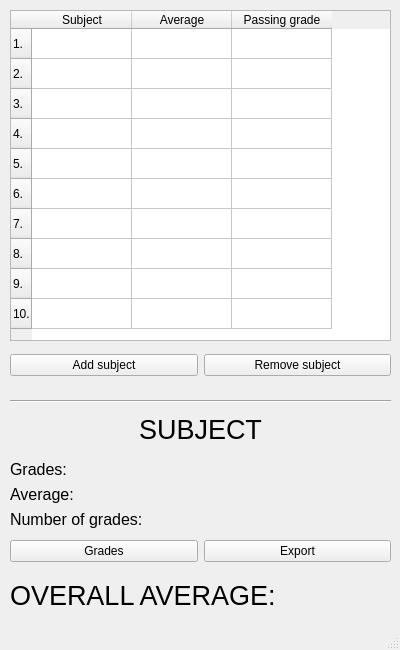
<?xml version="1.0" encoding="UTF-8"?>
<ui version="4.0">
 <class>MainWindow</class>
 <widget class="QMainWindow" name="MainWindow">
  <property name="geometry">
   <rect>
    <x>0</x>
    <y>0</y>
    <width>400</width>
    <height>650</height>
   </rect>
  </property>
  <property name="windowTitle">
   <string>MainWindow</string>
  </property>
  <widget class="QWidget" name="centralwidget">
   <widget class="QWidget" name="layoutWidget">
    <property name="geometry">
     <rect>
      <x>10</x>
      <y>10</y>
      <width>381</width>
      <height>331</height>
     </rect>
    </property>
    <layout class="QVBoxLayout" name="verticalLayout">
     <item>
      <widget class="QTableWidget" name="grades_tableWidget">
       <property name="showGrid">
        <bool>true</bool>
       </property>
       <property name="gridStyle">
        <enum>Qt::PenStyle::SolidLine</enum>
       </property>
       <attribute name="horizontalHeaderVisible">
        <bool>true</bool>
       </attribute>
       <attribute name="horizontalHeaderDefaultSectionSize">
        <number>100</number>
       </attribute>
       <row>
        <property name="text">
         <string>1.</string>
        </property>
       </row>
       <row>
        <property name="text">
         <string>2.</string>
        </property>
       </row>
       <row>
        <property name="text">
         <string>3.</string>
        </property>
       </row>
       <row>
        <property name="text">
         <string>4.</string>
        </property>
       </row>
       <row>
        <property name="text">
         <string>5.</string>
        </property>
       </row>
       <row>
        <property name="text">
         <string>6.</string>
        </property>
       </row>
       <row>
        <property name="text">
         <string>7.</string>
        </property>
       </row>
       <row>
        <property name="text">
         <string>8.</string>
        </property>
       </row>
       <row>
        <property name="text">
         <string>9.</string>
        </property>
       </row>
       <row>
        <property name="text">
         <string>10.</string>
        </property>
       </row>
       <column>
        <property name="text">
         <string>Subject</string>
        </property>
       </column>
       <column>
        <property name="text">
         <string>Average</string>
        </property>
       </column>
       <column>
        <property name="text">
         <string>Passing grade</string>
        </property>
       </column>
       <item row="0" column="0">
        <property name="text">
         <string/>
        </property>
       </item>
       <item row="0" column="1">
        <property name="text">
         <string/>
        </property>
        <property name="textAlignment">
         <set>AlignCenter</set>
        </property>
       </item>
      </widget>
     </item>
    </layout>
   </widget>
   <widget class="QWidget" name="layoutWidget">
    <property name="geometry">
     <rect>
      <x>10</x>
      <y>350</y>
      <width>381</width>
      <height>31</height>
     </rect>
    </property>
    <layout class="QHBoxLayout" name="horizontalLayout">
     <item>
      <widget class="QPushButton" name="addSubject_mainWindow">
       <property name="text">
        <string>Add subject</string>
       </property>
      </widget>
     </item>
     <item>
      <widget class="QPushButton" name="removeSubject_mainWindow">
       <property name="text">
        <string>Remove subject</string>
       </property>
      </widget>
     </item>
    </layout>
   </widget>
   <widget class="QWidget" name="layoutWidget">
    <property name="geometry">
     <rect>
      <x>10</x>
      <y>460</y>
      <width>381</width>
      <height>164</height>
     </rect>
    </property>
    <layout class="QVBoxLayout" name="verticalLayout_3">
     <item>
      <layout class="QVBoxLayout" name="verticalLayout_2">
       <item>
        <widget class="QLabel" name="grades_label">
         <property name="font">
          <font>
           <pointsize>12</pointsize>
          </font>
         </property>
         <property name="text">
          <string>Grades:</string>
         </property>
        </widget>
       </item>
       <item>
        <widget class="QLabel" name="average_label">
         <property name="font">
          <font>
           <pointsize>12</pointsize>
          </font>
         </property>
         <property name="text">
          <string>Average:</string>
         </property>
        </widget>
       </item>
       <item>
        <widget class="QLabel" name="numberOfGrades_label">
         <property name="font">
          <font>
           <pointsize>12</pointsize>
          </font>
         </property>
         <property name="text">
          <string>Number of grades:</string>
         </property>
        </widget>
       </item>
      </layout>
     </item>
     <item>
      <spacer name="verticalSpacer">
       <property name="orientation">
        <enum>Qt::Orientation::Vertical</enum>
       </property>
       <property name="sizeType">
        <enum>QSizePolicy::Policy::Fixed</enum>
       </property>
       <property name="sizeHint" stdset="0">
        <size>
         <width>20</width>
         <height>5</height>
        </size>
       </property>
      </spacer>
     </item>
     <item>
      <layout class="QHBoxLayout" name="horizontalLayout_2">
       <item>
        <widget class="QPushButton" name="grades_pushButton">
         <property name="enabled">
          <bool>true</bool>
         </property>
         <property name="text">
          <string>Grades</string>
         </property>
        </widget>
       </item>
       <item>
        <widget class="QPushButton" name="export_pushButton">
         <property name="enabled">
          <bool>true</bool>
         </property>
         <property name="text">
          <string>Export</string>
         </property>
        </widget>
       </item>
      </layout>
     </item>
     <item>
      <widget class="QLabel" name="overallAverage_label">
       <property name="font">
        <font>
         <pointsize>20</pointsize>
        </font>
       </property>
       <property name="text">
        <string>&lt;html&gt;&lt;head/&gt;&lt;body&gt;&lt;p&gt;OVERALL AVERAGE:&lt;/p&gt;&lt;/body&gt;&lt;/html&gt;</string>
       </property>
      </widget>
     </item>
    </layout>
   </widget>
   <widget class="QWidget" name="layoutWidget">
    <property name="geometry">
     <rect>
      <x>10</x>
      <y>400</y>
      <width>381</width>
      <height>51</height>
     </rect>
    </property>
    <layout class="QVBoxLayout" name="verticalLayout_4">
     <item>
      <widget class="Line" name="line">
       <property name="orientation">
        <enum>Qt::Orientation::Horizontal</enum>
       </property>
      </widget>
     </item>
     <item>
      <widget class="QLabel" name="subject_label">
       <property name="minimumSize">
        <size>
         <width>0</width>
         <height>0</height>
        </size>
       </property>
       <property name="font">
        <font>
         <pointsize>20</pointsize>
        </font>
       </property>
       <property name="text">
        <string>&lt;html&gt;&lt;head/&gt;&lt;body&gt;&lt;p align=&quot;center&quot;&gt;SUBJECT&lt;/p&gt;&lt;/body&gt;&lt;/html&gt;</string>
       </property>
      </widget>
     </item>
    </layout>
   </widget>
  </widget>
  <widget class="QStatusBar" name="statusBar"/>
  <action name="actionDodaj_predmet">
   <property name="text">
    <string>Dodaj predmet</string>
   </property>
  </action>
 </widget>
 <resources/>
 <connections/>
</ui>
